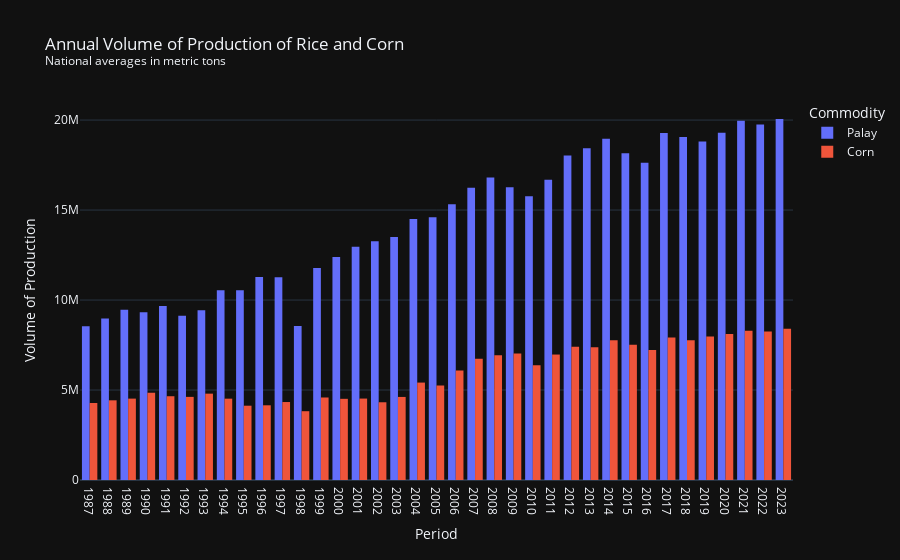
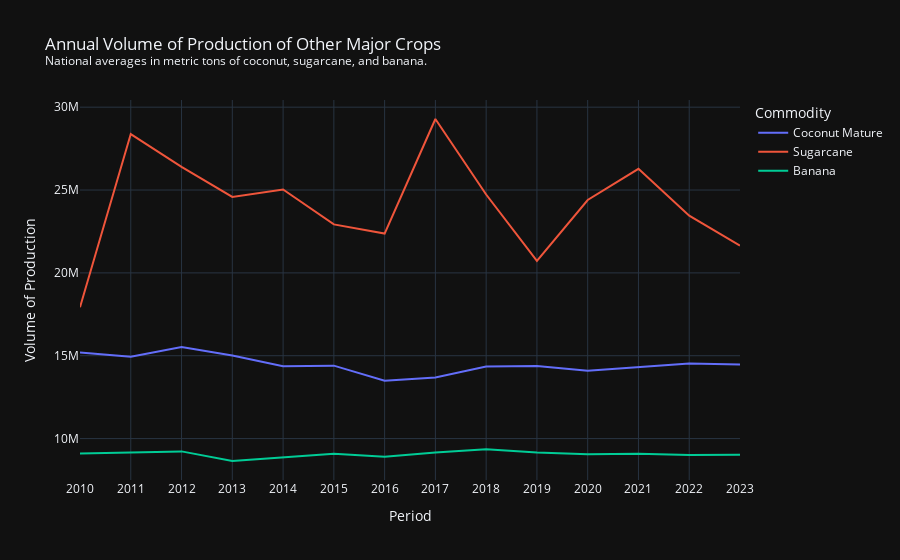
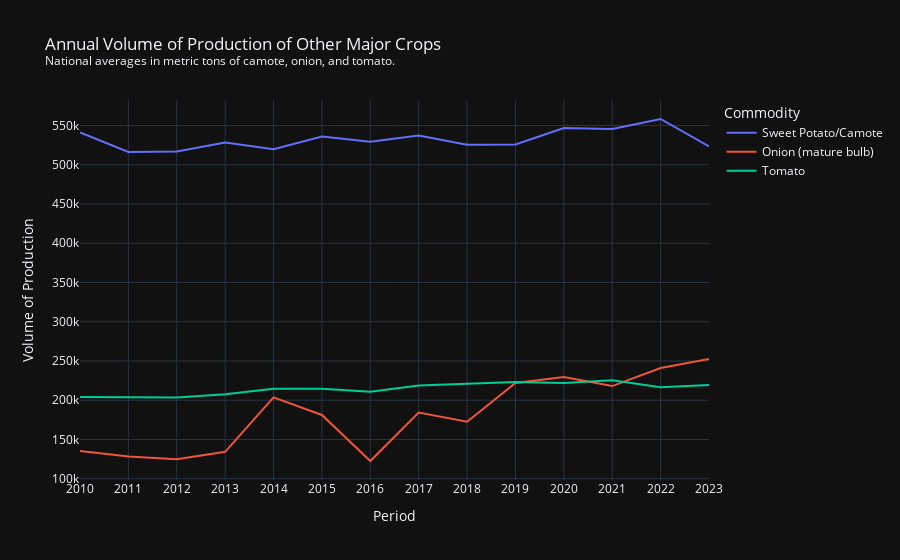

Write notebook code for charts like these, in order.
### Markdown cell above
## Data Overview

Selected major crops (analyzed are checked):
- ✅ Rice / Palay
- ✅ Corn / Maize
- Sweet Potato / Camote
- Mongo / Monggo / Mung Beans
- Banana
- Coconut
- Onion
- Garlic
- Sugarcane

### Code cell
# Volume of Production of Selected Major Crops
df = pd.read_csv("datasets/agricultural-indicators/volume_rice-corn.csv", skiprows=2)
df = df[df["Geolocation"] == "PHILIPPINES"]
df = df[(df["Commodity"] == "Palay") | (df["Commodity"] == "Corn")]
df = df.filter(regex="Commodity|Geolocation|Annual", axis=1)
df.columns = map(lambda x: x.replace(" Annual", "") if "Annual" in x else x, df.columns)
df = df.melt(id_vars=["Commodity", "Geolocation"], value_vars=df.columns[2:], var_name="Period", value_name="Volume")
fig = px.histogram(df, x="Period", y="Volume", color="Commodity", barmode='group',
                   title='Annual Volume of Production of Rice and Corn<br><sup>National averages in metric tons</sup>').update_layout(
    xaxis_title="Period", yaxis_title = "Volume of Production", template="plotly_dark")
render(fig)

df = pd.read_csv("datasets/agricultural-indicators/volume_other-crops.csv", skiprows=2)
df = df[df["Geolocation"] == "PHILIPPINES"]
df = df[df["Commodity"].isin(["Coconut Mature", "Sugarcane", "Banana"])]
df = df.filter(regex="Commodity|Geolocation|Annual", axis=1)
df.columns = map(lambda x: x.replace(" Annual", "") if "Annual" in x else x, df.columns)
df = df.melt(id_vars=["Commodity", "Geolocation"], value_vars=df.columns[2:], var_name="Period", value_name="Volume")
fig = px.line(df, x="Period", y="Volume", color="Commodity",
              title='Annual Volume of Production of Other Major Crops<br><sup>National averages in metric tons of coconut, sugarcane, and banana.</sup>').update_layout(
    xaxis_title="Period", yaxis_title = "Volume of Production", template='plotly_dark')
render(fig)

df = pd.read_csv("datasets/agricultural-indicators/volume_other-crops.csv", skiprows=2)
df = df[df["Geolocation"] == "PHILIPPINES"]
df = df[df["Commodity"].isin(["Tomato", "Onion (mature bulb)", "Sweet Potato/Camote"])]
df = df.filter(regex="Commodity|Geolocation|Annual", axis=1)
df.columns = map(lambda x: x.replace(" Annual", "") if "Annual" in x else x, df.columns)
df = df.melt(id_vars=["Commodity", "Geolocation"], value_vars=df.columns[2:], var_name="Period", value_name="Volume")
fig = px.line(df, x="Period", y="Volume", color="Commodity", title='Annual Volume of Production of Other Major Crops<br><sup>National averages in metric tons of camote, onion, and tomato.</sup>').update_layout(
    xaxis_title="Period", yaxis_title = "Volume of Production", template='plotly_dark')
render(fig)

### Figure 1 — Plotly figure (JSON) as saved in the notebook; plotly's stock layout.template omitted (floating-point values rounded to 4 significant figures)
{"data": [{"alignmentgroup": "True", "bingroup": "x", "histfunc": "sum", "hovertemplate": "Commodity=Palay<br>Period=%{x}<br>sum of Volume=%{y}<extra></extra>", "legendgroup": "Palay", "marker": {"color": "#636efa", "pattern": {"shape": ""}}, "name": "Palay", "offsetgroup": "Palay", "orientation": "v", "showlegend": true, "type": "histogram", "x": ["1987", "1988", "1989", "1990", "1991", "1992", "1993", "1994", "1995", "1996", "1997", "1998", "1999", "2000", "2001", "2002", "2003", "2004", "2005", "2006", "2007", "2008", "2009", "2010", "2011", "2012", "2013", "2014", "2015", "2016", "2017", "2018", "2019", "2020", "2021", "2022", "2023", "2024"], "xaxis": "x", "y": [8539852, 8971030, 9458772, 9319276, 9673262, 9128940, 9434208, 10538054, 10540649, 11283568, 11268963, 8554824, 11786625, 12389412, 12954870, 13270653, 13499884, 14496784, 14603005, 15326706, 16240194, 16815548, 16270000.0, 15772319, 16684062, 18030000.0, 18440000.0, 18970000.0, 18150000.0, 17630000.0, 19280000.0, 19070000.0, 18810000.0, 19290000.0, 19960000.0, 19760000.0, 20060000.0, ".."], "yaxis": "y"}, {"alignmentgroup": "True", "bingroup": "x", "histfunc": "sum", "hovertemplate": "Commodity=Corn<br>Period=%{x}<br>sum of Volume=%{y}<extra></extra>", "legendgroup": "Corn", "marker": {"color": "#EF553B", "pattern": {"shape": ""}}, "name": "Corn", "offsetgroup": "Corn", "orientation": "v", "showlegend": true, "type": "histogram", "x": ["1987", "1988", "1989", "1990", "1991", "1992", "1993", "1994", "1995", "1996", "1997", "1998", "1999", "2000", "2001", "2002", "2003", "2004", "2005", "2006", "2007", "2008", "2009", "2010", "2011", "2012", "2013", "2014", "2015", "2016", "2017", "2018", "2019", "2020", "2021", "2022", "2023", "2024"], "xaxis": "x", "y": [4278119, 4427951, 4522195, 4853891, 4655026, 4618854, 4797977, 4519246, 4128510, 4151332, 4332417, 3823184, 4584593, 4511104, 4525012, 4319262, 4615625, 5413386, 5253160, 6082109, 6736940, 6928225, 7034033, 6376796, 6971221, 7407000.0, 7377000.0, 7771000.0, 7519000.0, 7219000.0, 7915000.0, 7772000.0, 7979000.0, 8119000.0, 8287000.0, 8256000.0, 8405000.0, ".."], "yaxis": "y"}], "layout": {"barmode": "group", "legend": {"title": {"text": "Commodity"}, "tracegroupgap": 0}, "title": {"text": "Annual Volume of Production of Rice and Corn<br><sup>National averages in metric tons</sup>"}, "xaxis": {"anchor": "y", "domain": [0, 1], "title": {"text": "Period"}}, "yaxis": {"anchor": "x", "domain": [0, 1], "title": {"text": "Volume of Production"}}}}

### Figure 2 — Plotly figure (JSON) as saved in the notebook; plotly's stock layout.template omitted (floating-point values rounded to 4 significant figures)
{"data": [{"hovertemplate": "Commodity=Coconut Mature<br>Period=%{x}<br>Volume=%{y}<extra></extra>", "legendgroup": "Coconut Mature", "line": {"color": "#636efa", "dash": "solid"}, "marker": {"symbol": "circle"}, "mode": "lines", "name": "Coconut Mature", "orientation": "v", "showlegend": true, "type": "scatter", "x": ["2010", "2011", "2012", "2013", "2014", "2015", "2016", "2017", "2018", "2019", "2020", "2021", "2022", "2023"], "xaxis": "x", "y": [15190000.0, 14930000.0, 15530000.0, 15020000.0, 14370000.0, 14400000.0, 13490000.0, 13690000.0, 14350000.0, 14370000.0, 14100000.0, 14320000.0, 14530000.0, 14470000.0], "yaxis": "y"}, {"hovertemplate": "Commodity=Sugarcane<br>Period=%{x}<br>Volume=%{y}<extra></extra>", "legendgroup": "Sugarcane", "line": {"color": "#EF553B", "dash": "solid"}, "marker": {"symbol": "circle"}, "mode": "lines", "name": "Sugarcane", "orientation": "v", "showlegend": true, "type": "scatter", "x": ["2010", "2011", "2012", "2013", "2014", "2015", "2016", "2017", "2018", "2019", "2020", "2021", "2022", "2023"], "xaxis": "x", "y": [17930000.0, 28380000.0, 26400000.0, 24580000.0, 25030000.0, 22930000.0, 22370000.0, 29290000.0, 24730000.0, 20720000.0, 24400000.0, 26280000.0, 23460000.0, 21650000.0], "yaxis": "y"}, {"hovertemplate": "Commodity=Banana<br>Period=%{x}<br>Volume=%{y}<extra></extra>", "legendgroup": "Banana", "line": {"color": "#00cc96", "dash": "solid"}, "marker": {"symbol": "circle"}, "mode": "lines", "name": "Banana", "orientation": "v", "showlegend": true, "type": "scatter", "x": ["2010", "2011", "2012", "2013", "2014", "2015", "2016", "2017", "2018", "2019", "2020", "2021", "2022", "2023"], "xaxis": "x", "y": [9101000.0, 9165000.0, 9227000.0, 8646000.0, 8885000.0, 9084000.0, 8904000.0, 9166000.0, 9359000.0, 9158000.0, 9056000.0, 9091000.0, 9013000.0, 9019000.0], "yaxis": "y"}], "layout": {"legend": {"title": {"text": "Commodity"}, "tracegroupgap": 0}, "title": {"text": "Annual Volume of Production of Other Major Crops<br><sup>National averages in metric tons of coconut, sugarcane, and banana.</sup>"}, "xaxis": {"anchor": "y", "domain": [0, 1], "title": {"text": "Period"}}, "yaxis": {"anchor": "x", "domain": [0, 1], "title": {"text": "Volume of Production"}}}}

### Figure 3 — Plotly figure (JSON) as saved in the notebook; plotly's stock layout.template omitted (floating-point values rounded to 4 significant figures)
{"data": [{"hovertemplate": "Commodity=Sweet Potato/Camote<br>Period=%{x}<br>Volume=%{y}<extra></extra>", "legendgroup": "Sweet Potato/Camote", "line": {"color": "#636efa", "dash": "solid"}, "marker": {"symbol": "circle"}, "mode": "lines", "name": "Sweet Potato/Camote", "orientation": "v", "showlegend": true, "type": "scatter", "x": ["2010", "2011", "2012", "2013", "2014", "2015", "2016", "2017", "2018", "2019", "2020", "2021", "2022", "2023"], "xaxis": "x", "y": [541300.0, 516300.0, 516900.0, 528200.0, 519900.0, 536000.0, 529500.0, 537300.0, 525600.0, 525900.0, 546900.0, 545500.0, 558300.0, 523300.0], "yaxis": "y"}, {"hovertemplate": "Commodity=Onion (mature bulb)<br>Period=%{x}<br>Volume=%{y}<extra></extra>", "legendgroup": "Onion (mature bulb)", "line": {"color": "#EF553B", "dash": "solid"}, "marker": {"symbol": "circle"}, "mode": "lines", "name": "Onion (mature bulb)", "orientation": "v", "showlegend": true, "type": "scatter", "x": ["2010", "2011", "2012", "2013", "2014", "2015", "2016", "2017", "2018", "2019", "2020", "2021", "2022", "2023"], "xaxis": "x", "y": [135400.0, 128400.0, 124900.0, 134200.0, 203700.0, 181200.0, 122600.0, 184400.0, 172700.0, 222100.0, 229500.0, 218000.0, 241000.0, 252500.0], "yaxis": "y"}, {"hovertemplate": "Commodity=Tomato<br>Period=%{x}<br>Volume=%{y}<extra></extra>", "legendgroup": "Tomato", "line": {"color": "#00cc96", "dash": "solid"}, "marker": {"symbol": "circle"}, "mode": "lines", "name": "Tomato", "orientation": "v", "showlegend": true, "type": "scatter", "x": ["2010", "2011", "2012", "2013", "2014", "2015", "2016", "2017", "2018", "2019", "2020", "2021", "2022", "2023"], "xaxis": "x", "y": [204300.0, 203600.0, 203600.0, 207700.0, 214600.0, 214800.0, 210700.0, 218800.0, 220800.0, 223300.0, 222000.0, 225500.0, 216600.0, 219300.0], "yaxis": "y"}], "layout": {"legend": {"title": {"text": "Commodity"}, "tracegroupgap": 0}, "title": {"text": "Annual Volume of Production of Other Major Crops<br><sup>National averages in metric tons of camote, onion, and tomato.</sup>"}, "xaxis": {"anchor": "y", "domain": [0, 1], "title": {"text": "Period"}}, "yaxis": {"anchor": "x", "domain": [0, 1], "title": {"text": "Volume of Production"}}}}
